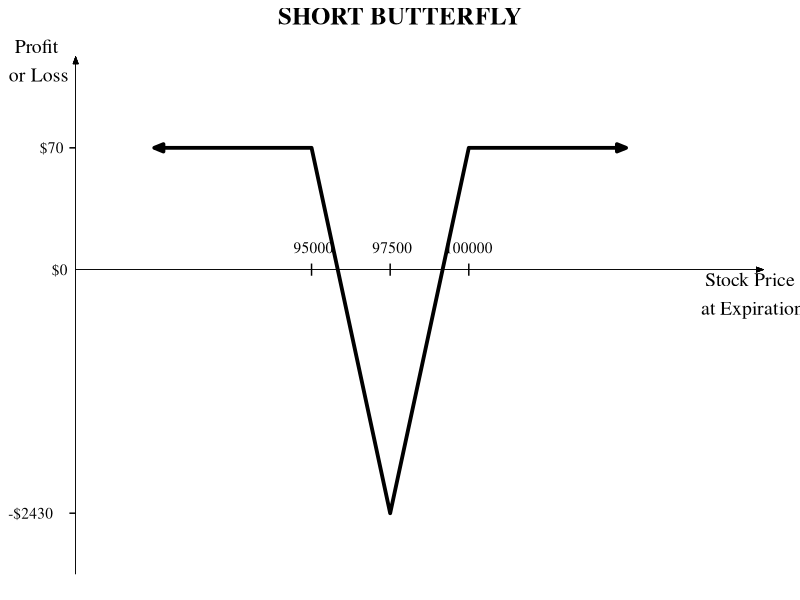
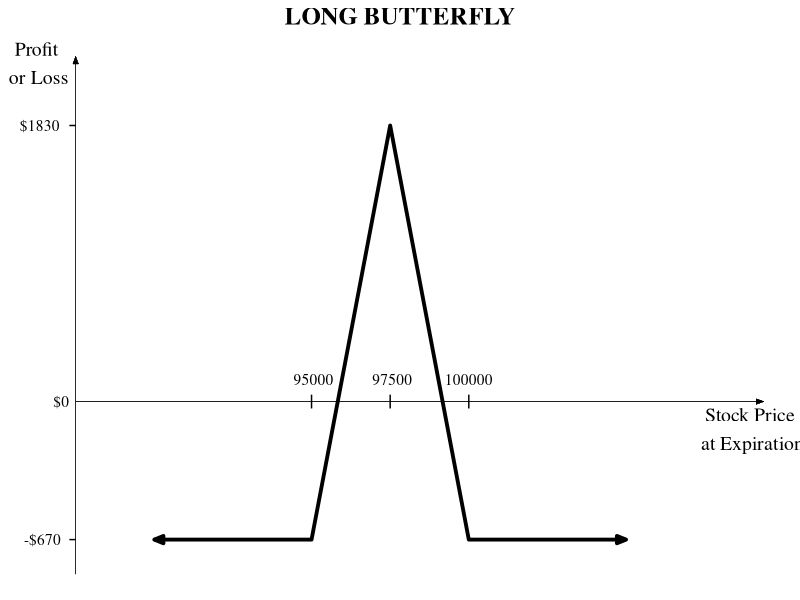
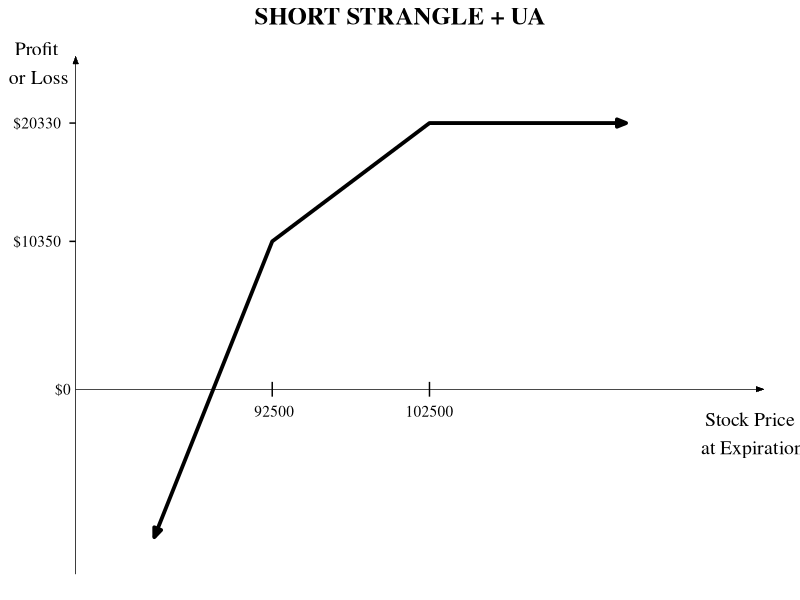
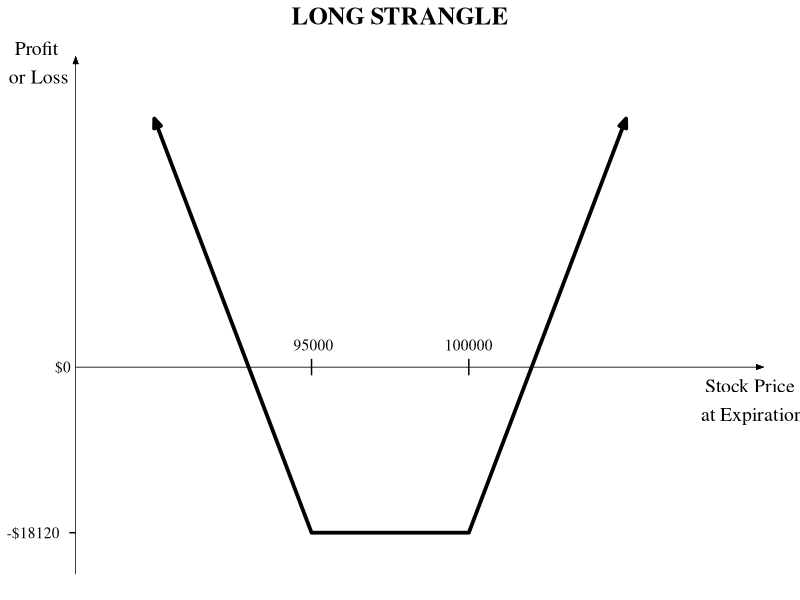
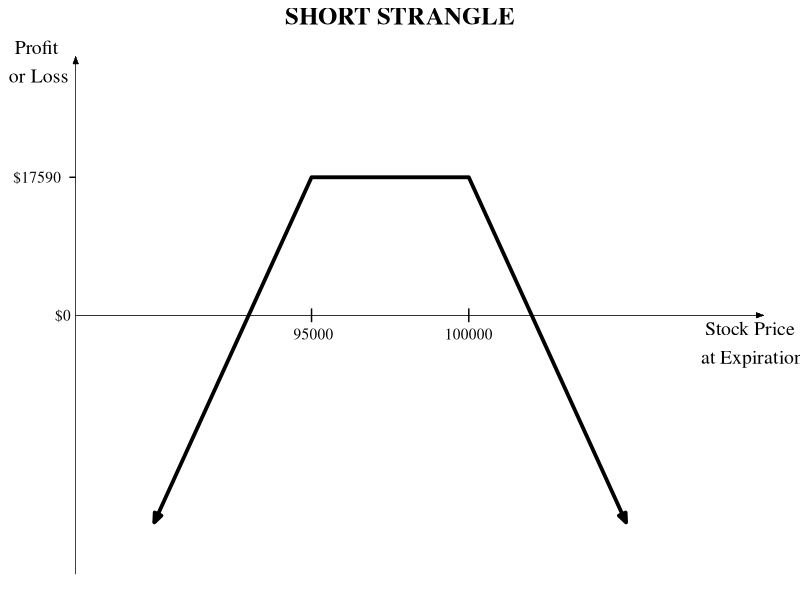
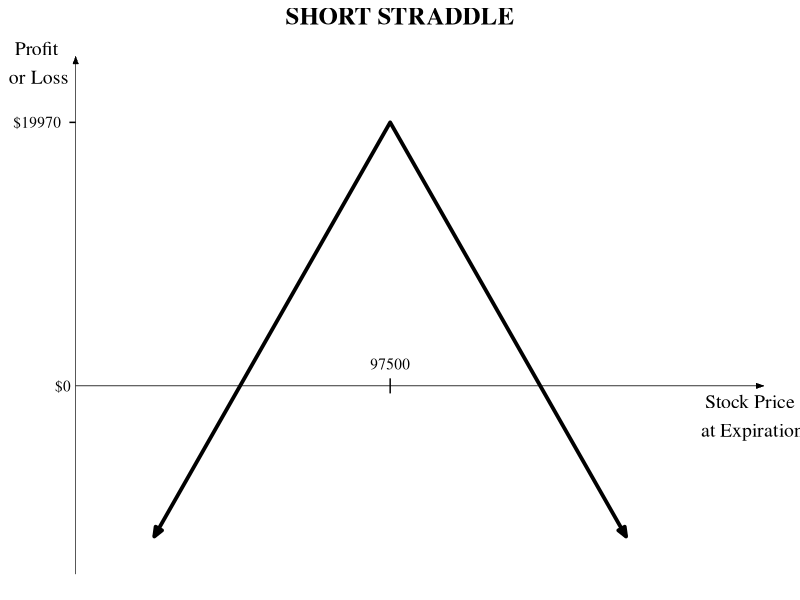
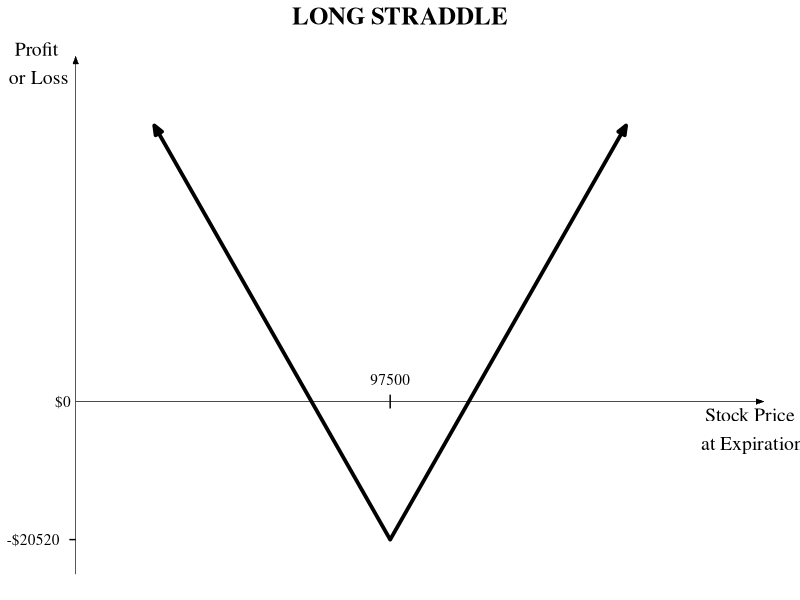
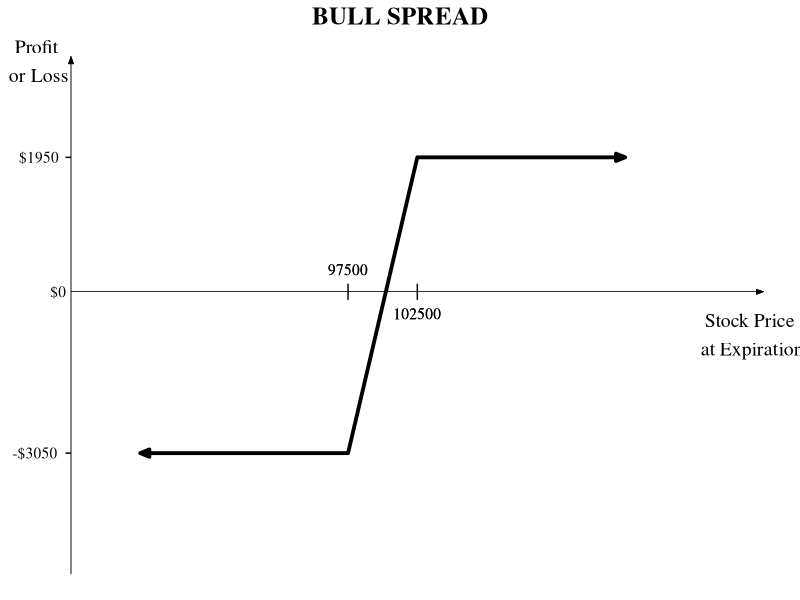

These figures' R source, in order:
## ---- chunk 1
options(width = 70, scipen = 16, digits = 3) 
# опции чанков по умолчанию
knitr::opts_chunk$set(tidy = FALSE, # сохранять форматирование кода
               fig.width = 10, # ширина рисунков по умолчанию
               fig.height = 8)  # высота рисунков по умолчанию
## ---- chunk 2
library(ggplot2)
library(grid)

theme_set(theme_void())

family <- 'Times'

# тема с гридлайном на сером фоне (стандартный бэкграунд)
th <- theme(panel.background = element_rect(fill = "grey90",
                                            colour = "grey90",
                                            size = 0.25,
                                            linetype = "solid"),
            panel.grid.major = element_line(size = 0.25,
                                            linetype = "solid",
                                            colour = "white"), 
            panel.grid.minor = element_line(size = 0.25,
                                            linetype = "solid",
                                            colour = "white")
)

# выравнивание заголовка посередине
plot.title <- element_text(hjust = 0.5, 
                            family = family, 
                            size = 18, 
                            face = "bold")
tick_sz <- 1.0
total_ticks <- 20

arrow_line <- arrow(angle = 22, ends = "both", type = "closed", 
                    length = unit(0.25, "cm"))

arrow_axis <- arrow(angle = 20, type = "closed", 
                    length = unit(0.2, "cm"))

m <- function (x) ifelse(x < 0, "-", "")

title <- "Short Butterfly"

# Исходные данные --------------------------------
x <- c(10, 30, 40, 50, 70)
y <- c(40, 40, -80, 40, 40)

tx <- c(95000, 97500, 100000)
ty <- c(70, 0, -2430)

d <- data.frame(x, y)

axis_end_x <- max(d$x) * 1.25
axis_end_y <- max(d$y) * 1.75
axis_begin_y <- min(d$y) * 1.25

text <- annotate("text", x = axis_end_x - axis_end_x * 0.02, 
                 y = -8, label = "Stock Price\n at Expiration", 
                 size = 5, family = family)

text_y <- annotate("text", x = -5, 
                   y = axis_end_y - axis_end_y * 0.02, 
                   label="Profit\n or Loss", 
                   size = 5, family = family)

tick_frame_y <- data.frame(ticks = c(max(d$y), 0, min(d$y)), zero = 0)

tick_frame_x <- data.frame(ticks = d$x[2:4], zero=0)

lab_frame <- data.frame(lab_y = seq(axis_begin_y, axis_end_y, 
                                    length.out = total_ticks),
                        lab_x = seq(0, axis_end_x, 
                                    length.out = total_ticks),
                        zero = 0)

p <- ggplot(d, aes(x, y)) +
  geom_segment(mapping=aes(x = 0, xend = 0, 
                           y = lab_frame$lab_y[1], 
                           yend = tail(lab_frame$lab_y, 1)),
               size = 0.15, arrow = arrow_axis) + text_y +

  geom_segment(mapping=aes(y = 0, yend = 0, 
                           x = 0, xend = tail(lab_frame$lab_x, 1)),
               size = 0.15, linetype = 1, arrow = arrow_axis) + text +
  
  # x ticks
  geom_segment(data = tick_frame_x, 
               aes(x = ticks, xend = ticks, 
                   y = zero - tick_sz * 2, yend = zero + tick_sz * 2)) +
  # y ticks
  geom_segment(data = subset(tick_frame_y, ticks != 0), 
               aes(x = zero, xend = zero - tick_sz * 0.8, 
                   y = ticks, yend = ticks)) +
  
  geom_text(data=tick_frame_y, aes(x = zero, y = ticks, 
                                   label = paste0(m(ty), "$", abs(ty))), 
            family = family, hjust = 1.5) +
  
  geom_text(data=tick_frame_x, aes(x = ticks, y = zero, 
                                   label = format(tx, 
                                           scientific = FALSE)), 
            family = family, vjust= -1.5) +
  
  geom_line(size = 1.3, arrow = arrow_line) + 
  
  ggtitle(toupper(title)) + theme(plot.title = plot.title)
## ---- chunk 3
p
## ---- chunk 4
x <- c(10, 30, 40, 50, 70)
y <- c(40, 40, -80, 40, 40)
y <- -y

tx <- c(95000, 97500, 100000)
ty <- c(1830, 0, -670)

d <- data.frame(x, y)

axis_end_x <- max(d$x) * 1.25
axis_end_y <- max(d$y) * 1.25
axis_begin_y <- min(d$y) * 1.25

text <- annotate("text", x = axis_end_x - axis_end_x * 0.02, 
                 y = -8, label = "Stock Price\n at Expiration", 
                 size = 5, family = family)

text_y <- annotate("text", x = -5, 
                   y = axis_end_y - axis_end_y * 0.02, 
                   label="Profit\n or Loss", 
                   size = 5, family = family)

title <- "Long Butterfly"

tick_frame_y <- 
  data.frame(ticks = c(max(d$y), 0, min(d$y)), zero=0)

tick_frame_x <- 
  data.frame(ticks = d$x[2:4], zero=0)

lab_frame <- data.frame(lab_y = seq(axis_begin_y, axis_end_y, 
                                    length.out = total_ticks),
                        lab_x = seq(0, axis_end_x, 
                                    length.out = total_ticks),
                        zero = 0)

p <- ggplot(d, aes(x,y)) +
  geom_segment(mapping=aes(x = 0, xend = 0, 
                           y = lab_frame$lab_y[1], 
                           yend = tail(lab_frame$lab_y, 1)),
               size = 0.1, 
               arrow = arrow_axis) + text_y +
  geom_segment(mapping=aes(y = 0, yend = 0, 
                           x = 0, xend = tail(lab_frame$lab_x, 1)),
               size = 0.1, linetype=1, 
               arrow = arrow_axis) + text +
  
  # x ticks
  geom_segment(data = tick_frame_x, 
               aes(x = ticks, xend = ticks, 
                   y = zero - tick_sz * 2, yend = zero + tick_sz * 2)) +
  # y ticks
  geom_segment(data = subset(tick_frame_y, ticks != 0), 
               aes(x = zero, xend = zero - tick_sz * 0.8, 
                   y = ticks, yend = ticks)) +
  
  geom_text(data=tick_frame_y, aes(x = zero, y = ticks, 
                                   label=paste0(m(ty), "$", abs(ty))), 
            family = family, hjust=1.4) +
  
  geom_text(data=tick_frame_x, aes(x = ticks, y = zero, 
                                   label=format(tx, scientific = FALSE)), 
            family = family, vjust = -1.5) +
  
  geom_line(size = 1.3, arrow = arrow_line) + 
  ggtitle(toupper(title)) + theme(plot.title = plot.title)

## ---- chunk 5
p
## ---- chunk 6
x <- c(10, 25, 45, 70)
y <- c(-10, 10, 18, 18)

tx <- c(92500, 102500)
ty <- c(0, 10350, 20330)

d <- data.frame(x, y)

axis_end_x <- max(d$x) * 1.25
axis_end_y <- max(d$y) * 1.25
axis_begin_y <- min(d$y) * 1.25

title <- "Short Strangle + UA"

tick_frame_y <- 
  data.frame(ticks = c(0, d$y[c(2, 3)]), zero = 0)

tick_frame_x <- 
  data.frame(ticks = d$x[c(2, 3)], zero = 0)

lab_frame <- data.frame(lab_y = seq(axis_begin_y, axis_end_y, 
                                    length.out = total_ticks),
                        lab_x = seq(0, axis_end_x, length.out = total_ticks),
                        zero = 0)

text <- annotate("text", x = axis_end_x - axis_end_x * 0.02, y = -3, label = "Stock Price\n at Expiration", size = 5, family = family)

text_y <- annotate("text", x = -5, y=axis_end_y - axis_end_y * 0.02, label="Profit\n or Loss", size = 5, family = family)

p <- ggplot(d, aes(x,y)) +
  geom_segment(mapping=aes(x = 0, xend = 0, 
                           y = lab_frame$lab_y[1], 
                           yend =  tail(lab_frame$lab_y, 1)),
               size = 0.1, arrow = arrow_axis) + text_y +
  
  geom_segment(mapping=aes(y = 0, yend = 0, 
                           x = 0, xend = tail(lab_frame$lab_x, 1)),
               size = 0.1, linetype = 1, arrow = arrow_axis) + text +
  
  # x ticks
  geom_segment(data = tick_frame_x, 
               aes(x = ticks, xend = ticks, 
                   y = zero - tick_sz * 0.5, yend = zero + tick_sz * 0.5)) +
  # y ticks
  geom_segment(data = subset(tick_frame_y, ticks!=0), 
               aes(x = zero, xend = zero - tick_sz * 0.8, 
                   y = ticks, yend = ticks)) +
  
  geom_text(data = tick_frame_y, aes(x = zero, y = ticks, 
                                   label = paste0(m(ty), "$", abs(ty))), 
            family = family, hjust = 1.3) +
  
  geom_text(data = tick_frame_x, aes(x = ticks, y = zero, 
                                   label = format(tx, scientific = FALSE)), 
            family = family, vjust = 2.5) +
  
  geom_line(size = 1.3, arrow = arrow_line) +
  
  ggtitle(toupper(title)) + theme(
  plot.title = element_text(hjust = 0.5, 
                            family = family, 
                            size = 18, 
                            face = "bold"))
## ---- chunk 7
p
## ---- chunk 8
x <- c(10, 30, 50, 70)
y <- c(60, -40, -40, 60)

tx <- c(95000, 100000)
ty <- c(0, -18120)

d <- data.frame(x, y)

axis_end_x <- max(d$x) * 1.25
axis_end_y <- max(abs(d$y)) * 1.25
axis_begin_y <- min(d$y) * 1.25

title <- "Long Strangle"

tick_frame_y <- 
  data.frame(ticks = c(0, min(d$y)), zero = 0)

tick_frame_x <- 
  data.frame(ticks = d$x[c(2,3)], zero = 0)


lab_frame <- data.frame(lab_y = seq(axis_begin_y, axis_end_y, 
                                    length.out = total_ticks),
                        lab_x = seq(0, axis_end_x, length.out = total_ticks),
                        zero = 0)

text <- annotate("text", x = axis_end_x - axis_end_x * 0.02, y = -8, 
                 label = "Stock Price\n at Expiration", size = 5, family = family)

text_y <- annotate("text", x= -5, y=axis_end_y - axis_end_y * 0.02, 
                   label="Profit\n or Loss", size = 5, family = family)

p <- ggplot(d, aes(x,y)) +
  geom_segment(mapping=aes(x = 0, xend = 0, 
                           y = lab_frame$lab_y[1], 
                           yend =  tail(lab_frame$lab_y, 1)),
               size = 0.1, arrow = arrow_axis) + 
  text_y +
  
  geom_segment(mapping=aes(y = 0, yend = 0, 
                           x = 0, xend = tail(lab_frame$lab_x, 1)),
               size = 0.1, linetype=1, arrow = arrow_axis) + text +
  
  # x ticks
  geom_segment(data = tick_frame_x, 
               aes(x = ticks, xend = ticks, 
                   y = zero - tick_sz * 2, yend = zero + tick_sz * 2)) +
  # y ticks
  geom_segment(data = subset(tick_frame_y, ticks!=0), 
               aes(x = zero, xend = zero - tick_sz * 0.8, 
                   y = ticks, yend = ticks)) +
  
  geom_text(data=tick_frame_y, aes(x = zero, y = ticks, 
                                   label=paste0(m(ty), "$", abs(ty))), 
            family = family, hjust = 1.3) +
  
  geom_text(data=tick_frame_x, aes(x = ticks, y = zero, 
                                   label=format(tx, scientific = FALSE)), 
            family = family, vjust = -1.5) +
  
  geom_line(size = 1.3, arrow = arrow_line) +
  
  ggtitle(toupper(title)) + theme(plot.title = plot.title)
## ---- chunk 9
p
## ---- chunk 10
x <- c(10, 30, 50, 70)
y <- c(-60, 40, 40, -60)

tx <- c(95000, 100000)
ty <- c(17590, 0)

d <- data.frame(x, y)

axis_end_x <- max(d$x) * 1.25
axis_end_y <- max(abs(d$y)) * 1.25
axis_begin_y <- min(d$y) * 1.25

title <- "Short Strangle"

tick_frame_y <- 
  data.frame(ticks = c(max(d$y), 0), zero=0)

tick_frame_x <- 
  data.frame(ticks = d$x[c(2,3)], zero=0)

total_ticks <- 20

lab_frame <- data.frame(lab_y = seq(axis_begin_y, axis_end_y, 
                                    length.out = total_ticks),
                        lab_x = seq(0, axis_end_x, length.out = total_ticks),
                        zero = 0)

tick_sz <- 1.0

text <- annotate("text", x = axis_end_x - axis_end_x * 0.02, y = -8, 
                 label = "Stock Price\n at Expiration", size = 5, family = family)

text_y <- annotate("text", x = -5, y=axis_end_y - axis_end_y * 0.02, 
                   label="Profit\n or Loss", size = 5, family = family)

p <- ggplot(d, aes(x,y)) +
  geom_segment(mapping=aes(x = 0, xend = 0, 
                           y = lab_frame$lab_y[1], 
                           yend =  tail(lab_frame$lab_y, 1)),
               size = 0.1, arrow = arrow_axis) + text_y +

  geom_segment(mapping=aes(y = 0, yend = 0, 
                           x = 0, xend = tail(lab_frame$lab_x, 1)),
               size = 0.1, linetype = 1, arrow = arrow_axis) + text +
  
  # x ticks
  geom_segment(data = tick_frame_x, 
               aes(x = ticks, xend = ticks, 
                   y = zero - tick_sz * 2, yend = zero + tick_sz * 2)) +
  # y ticks
  geom_segment(data = subset(tick_frame_y, ticks!=0), 
               aes(x = zero, xend = zero - tick_sz * 0.8, 
                   y = ticks, yend = ticks)) +
  
  geom_text(data=tick_frame_y, aes(x = zero, y = ticks, 
                                   label = paste0(m(ty), "$", abs(ty))), 
            family = family, hjust = 1.3) +
  
  geom_text(data=tick_frame_x, aes(x = ticks, y = zero, 
                                   label = format(tx, 
                                                  scientific = FALSE)), 
            family = family, vjust= 2.2) +
  
  geom_line(size = 1.3, arrow = arrow_line) +
  ggtitle(toupper(title)) + theme(plot.title = plot.title)

## ---- chunk 11
p
## ---- chunk 12
x <- c(10, 40, 70)
y <- c(-40, 70, -40)

tx <- c(97500)
ty <- c(19970, 0)

d <- data.frame(x, y)

axis_end_x <- max(d$x) * 1.25
axis_end_y <- max(abs(d$y)) * 1.25
axis_begin_y <- min(d$y) * 1.25

title <- "Short Straddle"

tick_frame_y <- 
  data.frame(ticks = c(max(d$y), 0), zero=0)

tick_frame_x <- 
  data.frame(ticks = d$x[2], zero=0)

lab_frame <- data.frame(lab_y = seq(axis_begin_y, axis_end_y, 
                                    length.out = total_ticks),
                        lab_x = seq(0, axis_end_x, length.out = total_ticks),
                        zero = 0)

text <- annotate("text", x = axis_end_x - axis_end_x * 0.02, y = -8, 
                 label = "Stock Price\n at Expiration", size = 5, family = family)

text_y <- annotate("text", x = -5, y=axis_end_y - axis_end_y * 0.02, 
                   label="Profit\n or Loss", size = 5, family = family)

p <- ggplot(d, aes(x,y)) +
  geom_segment(mapping=aes(x = 0, xend = 0, 
                           y = lab_frame$lab_y[1], 
                           yend =  tail(lab_frame$lab_y, 1)),
               size = 0.1, arrow = arrow_axis) + 
  text_y +
  
  geom_segment(mapping=aes(y = 0, yend = 0, 
                           x = 0, xend = tail(lab_frame$lab_x, 1)),
               size = 0.1, linetype=1, arrow = arrow_axis) + text +
  
  # x ticks
  geom_segment(data = tick_frame_x, 
               aes(x = ticks, xend = ticks, 
                   y = zero - tick_sz * 2, yend = zero + tick_sz * 2)) +
  # y ticks
  geom_segment(data = subset(tick_frame_y, ticks!=0), 
               aes(x = zero, xend = zero - tick_sz * 0.8, 
                   y = ticks, yend = ticks)) +
  
  geom_text(data=tick_frame_y, aes(x=zero, y=ticks, 
                                   label = paste0(m(ty), "$", abs(ty))), 
            family = family, hjust=1.3) +
  
  geom_text(data=tick_frame_x, aes(x = ticks, y = zero, 
                                   label = format(tx, scientific = FALSE)), 
            family = family, vjust = -1.5) +
  
  geom_line(size = 1.3, arrow = arrow_line) +
 
  ggtitle(toupper(title)) + theme(plot.title = plot.title)
  
## ---- chunk 13
p
## ---- chunk 14
x <- c(10, 40, 70)
y <- c(80, -40, 80)

tx <- c(97500)
ty <- c(0, -20520)

d <- data.frame(x, y)

axis_end_x <- max(d$x) * 1.25
axis_end_y <- max(abs(d$y)) * 1.25
axis_begin_y <- min(d$y) * 1.25

title <- "Long Straddle"

tick_frame_y <- 
  data.frame(ticks = c(0, min(d$y)), zero=0)

tick_frame_x <- 
  data.frame(ticks = d$x[2], zero=0)


lab_frame <- data.frame(lab_y = seq(axis_begin_y, axis_end_y, 
                                    length.out = total_ticks),
                        lab_x = seq(0, axis_end_x, length.out = total_ticks),
                        zero = 0)

text <- annotate("text", x = axis_end_x - axis_end_x * 0.02, y = -8, 
                 label = "Stock Price\n at Expiration", size = 5, family = family)

text_y <- annotate("text", x = -5, y=axis_end_y - axis_end_y * 0.02, 
                   label="Profit\n or Loss", size = 5, family = family)

p <- ggplot(d, aes(x, y)) +
  geom_segment(mapping=aes(x = 0, xend = 0, 
                           y = lab_frame$lab_y[1], 
                           yend =  tail(lab_frame$lab_y, 1)),
                           size = 0.1, arrow = arrow_axis) + 
                           text_y +

  geom_segment(mapping=aes(y = 0, yend = 0, 
                           x = 0, xend = tail(lab_frame$lab_x, 1)),
               size = 0.1, linetype=1, arrow = arrow_axis) + text +
  
  # x ticks
  geom_segment(data = tick_frame_x, 
               aes(x = ticks, xend = ticks, 
                   y = zero - tick_sz * 2, yend = zero + tick_sz * 2)) +
  # y ticks
  geom_segment(data = subset(tick_frame_y, ticks!=0), 
               aes(x = zero, xend = zero - tick_sz * 0.8, 
                   y = ticks, yend = ticks)) +
  
  geom_text(data=tick_frame_y, aes(x = zero, y = ticks, 
                                   label = paste0(m(ty), "$", abs(ty))), 
                                   family = family, hjust = 1.3) +
  
  geom_text(data=tick_frame_x, aes(x = ticks, y = zero, 
                                  label=format(tx, scientific = FALSE)), 
                                  family = family, vjust = -1.5) +
  
  geom_line(size = 1.3, arrow = arrow_line) +
  
  ggtitle(toupper(title)) + theme(plot.title = plot.title)

## ---- chunk 15
p
## ---- chunk 16
x <- c(10, 40, 50, 80)
y <- c(-30, -30, 25, 25)

tx <- c(97500, 102500)
ty <- c(-3050, 0, 1950)

d <- data.frame(x, y)

axis_end_x <- max(d$x) * 1.25
axis_end_y <- max(d$y) * 1.75
axis_begin_y <- min(d$y) * 1.75

title <- "Bull Spread"

tick_frame_y <- 
  data.frame(ticks = c(min(d$y), 0, max(d$y)), zero=0)

tick_frame_x <- 
  data.frame(ticks = d$x[c(2,3)], zero=0)

total_ticks <- 20

lab_frame <- data.frame(lab_y = seq(axis_begin_y, axis_end_y, 
                                    length.out = total_ticks),
                        lab_x = seq(0, axis_end_x, length.out = total_ticks),
                        zero = 0)

text <- annotate("text", x = axis_end_x - axis_end_x * 0.02, y = -8, 
                 label = "Stock Price\n at Expiration", size = 5, family = family)

text_y <- annotate("text", x= -5, y = axis_end_y - axis_end_y * 0.02, 
                   label="Profit\n or Loss", size = 5, family = family)

p <- ggplot(d, aes(x,y)) +
  geom_segment(mapping=aes(x = 0, xend = 0, 
                           y = lab_frame$lab_y[1], 
                           yend =  tail(lab_frame$lab_y, 1)),
               size = 0.1, arrow = arrow_axis) + text_y +

  geom_segment(mapping=aes(y = 0, yend = 0, 
                           x = 0, xend = tail(lab_frame$lab_x, 1)),
               size = 0.1, linetype=1, arrow = arrow_axis) + text +
  
  # x ticks
  geom_segment(data = tick_frame_x, 
               aes(x = ticks, xend = ticks, 
                   y = zero - tick_sz * 1.5, 
                   yend = zero + tick_sz * 1.5)) +
  # y ticks
  geom_segment(data = subset(tick_frame_y, ticks!=0), 
               aes(x = zero, xend = zero - tick_sz * 0.8, 
                   y = ticks, yend = ticks)) +
  
  geom_text(data=tick_frame_y, aes(x = zero, y = ticks, 
                                   label = paste0(m(ty), "$", abs(ty))), 
            family = family, hjust = 1.3) +
  
  geom_text(data=tick_frame_x, aes(x = ticks[1], y = zero, 
                                   label = format(tx[1], 
                                   scientific = FALSE)),
            family = family, vjust = -1.5) +
  
  geom_text(data=tick_frame_x, aes(x=ticks[2], y=zero, 
                                   label=format(tx[2], 
                                   scientific = FALSE)),
            family = family, vjust = 2.5) +
  
  geom_line(size = 1.3, arrow=arrow_line) +
  
  ggtitle(toupper(title)) + theme(plot.title = plot.title)

## ---- chunk 17
p
## ---- chunk 18
x <- c(10, 40, 50, 80)
y <- c(30, 30, -25, -25)

tx <- c(92500, 97500)
ty <- c(-2150, 0, 2850)

d <- data.frame(x, y)

axis_end_x <- max(d$x) * 1.25
axis_end_y <- max(d$y) * 1.75
axis_begin_y <- min(d$y) * 1.75

title <- "Bear Spread"

tick_frame_y <- 
  data.frame(ticks = c(min(d$y), 0, max(d$y)), zero=0)

tick_frame_x <- 
  data.frame(ticks = d$x[c(2,3)], zero=0)

lab_frame <- data.frame(lab_y = seq(axis_begin_y, axis_end_y, 
                                    length.out = total_ticks),
                        lab_x = seq(0, axis_end_x, length.out = total_ticks),
                        zero = 0)

text <- annotate("text", x = axis_end_x - axis_end_x * 0.02, y = -8, 
                 label = "Stock Price\n at Expiration", size = 5, family = family)

text_y <- annotate("text", x= -5, y=axis_end_y - axis_end_y * 0.02, 
                   label="Profit\n or Loss", size = 5, family = family)

p <- ggplot(d, aes(x, y)) +
  geom_segment(mapping=aes(x = 0, xend = 0, 
                           y = lab_frame$lab_y[1], 
                           yend =  tail(lab_frame$lab_y, 1)),
               size = 0.1, arrow = arrow_axis) + text_y +
 
  geom_segment(mapping=aes(y = 0, yend = 0, 
                           x = 0, xend = tail(lab_frame$lab_x, 1)),
               size = 0.1, linetype=1, arrow = arrow_axis) + text +
  
  # x ticks
  geom_segment(data = tick_frame_x, 
               aes(x = ticks, xend = ticks, 
                   y = zero - tick_sz * 1.5, 
                   yend = zero + tick_sz * 1.5)) +
  # y ticks
  geom_segment(data = subset(tick_frame_y, ticks!=0), 
               aes(x = zero, xend = zero - tick_sz * 0.8, 
                   y = ticks, yend = ticks)) +
  
  geom_text(data=tick_frame_y, aes(x = zero, y = ticks, 
                                   label = paste0(m(ty), "$", abs(ty))), 
            family = family, hjust = 1.3) +
  
  geom_text(data=tick_frame_x, aes(x = ticks[1], y = zero, 
                                   label = format(tx[1], 
                                                scientific = FALSE)),
            family = family, vjust = -1.5) +
  
  geom_text(data=tick_frame_x, aes(x = ticks[2], y = zero, 
                                   label = format(tx[2], 
                                                scientific = FALSE)),
            family = family, vjust = 2.5) +
  
  geom_line(size = 1.3, arrow = arrow_line) +
  
  ggtitle(toupper(title)) + theme(plot.title = plot.title)

## ---- chunk 19
p
## ---- chunk 20
x <- c(5, 20, 28)
y <- c(20, -20, 80)

tx <- c(97500)
ty <- c(0, -31520)

d <- data.frame(x, y)

axis_end_x <- max(d$x) * 1.25
axis_end_y <- max(abs(d$y)) * 1.25
axis_begin_y <- min(d$y) * 1.25

title <- "Strap"

tick_frame_y <- 
  data.frame(ticks = c(0, min(d$y)), zero=0)

tick_frame_x <- 
  data.frame(ticks = d$x[2], zero=0)

lab_frame <- data.frame(lab_y = seq(axis_begin_y, axis_end_y, 
                                    length.out = total_ticks),
                        lab_x = seq(0, axis_end_x, length.out = total_ticks),
                        zero = 0)

text <- annotate("text", x = axis_end_x - axis_end_x * 0.02, y = -8, 
                 label = "Stock Price\n at Expiration", size = 5, family = family)

text_y <- annotate("text", x = -2, y=axis_end_y - axis_end_y * 0.02, 
                   label="Profit\n or Loss", size = 5, family = family)

p <- ggplot(d, aes(x, y)) +
  geom_segment(mapping=aes(x = 0, xend = 0, 
                           y = lab_frame$lab_y[1], 
                           yend = tail(lab_frame$lab_y, 1)),
               size = 0.1, arrow = arrow_axis) + text_y +
  
  geom_segment(mapping=aes(y = 0, yend = 0, 
                           x = 0, xend = tail(lab_frame$lab_x, 1)),
               size = 0.1, linetype = 1, arrow = arrow_axis) + text +
  
  # x ticks
  geom_segment(data = tick_frame_x, 
               aes(x = ticks, xend = ticks, 
                   y = zero - tick_sz * 2, yend = zero + tick_sz * 2)) +
  # y ticks
  geom_segment(data = subset(tick_frame_y, ticks != 0), 
               aes(x = zero, xend = zero - tick_sz * 0.3, 
                   y = ticks, yend = ticks)) +
  
  geom_text(data=tick_frame_y, aes(x = zero, y = ticks, 
                                   label = paste0(m(ty), "$", abs(ty))), 
            family = family, hjust = 1.3) +
  
  geom_text(data=tick_frame_x, aes(x = ticks, y = zero, 
                                   label = format(tx, scientific = FALSE)), 
            family = family, vjust = -1.5) +
  
  geom_line(size = 1.3, arrow = arrow_line) +
  
  ggtitle(toupper(title)) + theme(plot.title = plot.title)

## ---- chunk 21
p
## ---- chunk 22
x <- c(5, 15, 30)
y <- c(80, -20, 40)

tx <- c(97500)
ty <- c(0, -30040)

d <- data.frame(x, y)

axis_end_x <- max(d$x) * 1.25
axis_end_y <- max(abs(d$y)) * 1.25
axis_begin_y <- min(d$y) * 1.25

title <- "Strip"

tick_frame_y <- 
  data.frame(ticks = c(0, min(d$y)), zero=0)

tick_frame_x <- 
  data.frame(ticks = d$x[2], zero=0)

lab_frame <- data.frame(lab_y = seq(axis_begin_y, axis_end_y, 
                                    length.out = total_ticks),
                        lab_x = seq(0, axis_end_x, length.out = total_ticks),
                        zero = 0)

text <- annotate("text", x = axis_end_x - axis_end_x * 0.02, y = -8, 
                 label = "Stock Price\n at Expiration", size = 5, family = family)

text_y <- annotate("text", x = -2, y=axis_end_y - axis_end_y * 0.02, 
                   label="Profit\n or Loss", size = 5, family = family)

p <- ggplot(d, aes(x,y)) +
  geom_segment(mapping=aes(x = 0, xend = 0, 
                           y = lab_frame$lab_y[1], 
                           yend =  tail(lab_frame$lab_y, 1)),
               size = 0.1, arrow = arrow_axis) + text_y +
  
  geom_segment(mapping=aes(y = 0, yend = 0, 
                           x = 0, xend = tail(lab_frame$lab_x, 1)),
               size = 0.1, linetype = 1, arrow = arrow_axis) + text +
  
  # x ticks
  geom_segment(data = tick_frame_x, 
               aes(x = ticks, xend = ticks, 
                   y = zero - tick_sz * 2, yend = zero + tick_sz * 2)) +
  # y ticks
  geom_segment(data = subset(tick_frame_y, ticks != 0), 
               aes(x = zero, xend = zero - tick_sz * 0.4, 
                   y = ticks, yend = ticks)) +
  
  geom_text(data=tick_frame_y, aes(x = zero, y = ticks, 
                                   label = paste0(m(ty), "$", abs(ty))), 
            family = family, hjust = 1.3) +
  
  geom_text(data=tick_frame_x, aes(x = ticks, y = zero, 
                                   label = format(tx, scientific = FALSE)), 
            family = family, vjust = -1.5) +
  
  geom_line(size = 1.3, arrow = arrow_line) +
  
  ggtitle(toupper(title)) + theme(plot.title = plot.title)

## ---- chunk 23
p
## ---- chunk 24
x <- c(10, 40, 70)
y <- c(-60, 30, 30)

tx <- c(102500)
ty <- c(12980, 0)

d <- data.frame(x, y)

axis_end_x <- max(d$x) * 1.25
axis_end_y <- max(abs(d$y)) * 1.25
axis_begin_y <- min(d$y) * 1.25

title <- "Covered Call"

tick_frame_y <- 
  data.frame(ticks = c(max(d$y), 0), zero=0)

tick_frame_x <- 
  data.frame(ticks = d$x[2], zero=0)

lab_frame <- data.frame(lab_y = seq(axis_begin_y, axis_end_y, 
                                    length.out = total_ticks),
                        lab_x = seq(0, axis_end_x, length.out = total_ticks),
                        zero = 0)

text <- annotate("text", x = axis_end_x - axis_end_x * 0.02, y = -8, 
                 label = "Stock Price\n at Expiration", size = 5, family = family)

text_y <- annotate("text", x = -5, y=axis_end_y - axis_end_y * 0.02, 
                   label="Profit\n or Loss", size = 5, family = family)

p <- ggplot(d, aes(x,y)) +
  geom_segment(mapping=aes(x = 0, xend = 0, 
                           y = lab_frame$lab_y[1], 
                           yend =  tail(lab_frame$lab_y, 1)),
               size = 0.1, arrow = arrow_axis) + text_y +
  
  geom_segment(mapping=aes(y = 0, yend = 0, 
                           x = 0, xend = tail(lab_frame$lab_x, 1)),
               size = 0.1, linetype=1, arrow = arrow_axis) + text +
  
  # x ticks
  geom_segment(data = tick_frame_x, 
               aes(x = ticks, xend = ticks, 
                   y = zero - tick_sz * 2, yend = zero + tick_sz * 2)) +
  # y ticks
  geom_segment(data = subset(tick_frame_y, ticks!=0), 
               aes(x = zero, xend = zero - tick_sz * 0.8, 
                   y = ticks, yend = ticks)) +
  
  geom_text(data=tick_frame_y, aes(x = zero, y = ticks, 
                                   label = paste0(m(ty), "$", abs(ty))), 
            family = family, hjust = 1.3) +
  
  geom_text(data=tick_frame_x, aes(x = ticks, y = zero, 
                                   label = format(tx, scientific = FALSE)), 
            family = family, vjust = -1.5) +
  
  geom_line(size = 1.3, arrow = arrow_line) +
  
  ggtitle(toupper(title)) + theme(plot.title = plot.title)

## ---- chunk 25
p
## ---- chunk 26
x <- c(10, 40, 70)
y <- c(-30, -30, 60)

tx <- c(92500)
ty <- c(0, -12590)

d <- data.frame(x, y)

axis_end_x <- max(d$x) * 1.25
axis_end_y <- max(abs(d$y)) * 1.25
axis_begin_y <- min(d$y) * 1.25

title <- "Protective Put"

tick_frame_y <- 
  data.frame(ticks = c(0, min(d$y)), zero=0)

tick_frame_x <- 
  data.frame(ticks = d$x[2], zero=0)

lab_frame <- data.frame(lab_y = seq(axis_begin_y, axis_end_y, 
                                    length.out = total_ticks),
                        lab_x = seq(0, axis_end_x, length.out = total_ticks),
                        zero = 0)

text <- annotate("text", x = axis_end_x - axis_end_x * 0.02, y = -8, 
                 label = "Stock Price\n at Expiration", size = 5, family = family)

text_y <- annotate("text", x = -5, y = axis_end_y - axis_end_y * 0.02, 
                   label="Profit\n or Loss", size = 5, family = family)

p <- ggplot(d, aes(x,y)) +
  geom_segment(mapping=aes(x = 0, xend = 0, 
                           y = lab_frame$lab_y[1], 
                           yend =  tail(lab_frame$lab_y, 1)),
               size = 0.1, arrow = arrow_axis) + 
  text_y +
  
  geom_segment(mapping=aes(y = 0, yend = 0, 
                           x = 0, xend = tail(lab_frame$lab_x, 1)),
               size = 0.1, linetype=1, arrow = arrow_axis) + text +
  
  # x ticks
  geom_segment(data = tick_frame_x, 
               aes(x = ticks, xend = ticks, 
                   y = zero - tick_sz * 1.8, yend = zero + tick_sz * 1.8)) +
  # y ticks
  geom_segment(data = subset(tick_frame_y, ticks != 0), 
               aes(x = zero, xend = zero - tick_sz * 0.8, 
                   y = ticks, yend = ticks)) +
  
  geom_text(data=tick_frame_y, aes(x = zero, y = ticks, 
                                   label = paste0(m(ty), "$", abs(ty))), 
            family = family, hjust = 1.3) +
  
  geom_text(data=tick_frame_x, aes(x = ticks, y = zero, 
                                   label = format(tx, scientific = FALSE)), 
            family = family, vjust = -1.5) +
  
  geom_line(size = 1.3, arrow = arrow_line) +
  
  ggtitle(toupper(title)) + theme(plot.title = plot.title)

## ---- chunk 27
p
## ---- chunk 28
x <- c(10, 20, 30, 50, 60, 70)
y <- c(-30, -30, 50, 50, -30, -30)

tx <- c(92500, 95000, 100000, 102500)
ty <- c(1670, 0, -830)

d <- data.frame(x, y)

axis_end_x <- max(d$x) * 1.25
axis_end_y <- max(abs(d$y)) * 1.25
axis_begin_y <- min(d$y) * 1.25

title <- "Iron Condor"

tick_frame_y <- 
  data.frame(ticks = c(max(d$y), 0, min(d$y)), zero = 0)

tick_frame_x <- 
  data.frame(ticks = d$x[c(2:5)], zero = 0)

lab_frame <- data.frame(lab_y = seq(axis_begin_y, axis_end_y, 
                                    length.out = total_ticks),
                        lab_x = seq(0, axis_end_x, length.out = total_ticks),
                        zero = 0)

text <- annotate("text", x = axis_end_x - axis_end_x * 0.02, y = -8, 
                 label = "Stock Price\n at Expiration", size = 5, family = family)

text_y <- annotate("text", x= -5, y=axis_end_y - axis_end_y * 0.02, 
                   label="Profit\n or Loss", size = 5, family = family)

p <- ggplot(d, aes(x, y)) +
  geom_segment(mapping=aes(x = 0, xend = 0, 
                           y = lab_frame$lab_y[1], 
                           yend =  tail(lab_frame$lab_y, 1)),
               size = 0.1, arrow = arrow_axis) + text_y +

  geom_segment(mapping=aes(y = 0, yend = 0, 
                           x = 0, xend = tail(lab_frame$lab_x, 1)),
               size = 0.1, linetype = 1, arrow = arrow_axis) + text +
  
  # x ticks
  geom_segment(data = tick_frame_x, 
               aes(x = ticks, xend = ticks, 
                   y = zero - tick_sz * 1.5, yend = zero + tick_sz * 1.5)) +
  # y ticks
  geom_segment(data = subset(tick_frame_y, ticks!=0), 
               aes(x = zero, xend = zero - tick_sz * 0.8, 
                   y = ticks, yend = ticks)) +
  
  geom_text(data=tick_frame_y, aes(x = zero, y = ticks, 
                                   label = paste0(m(ty), "$", abs(ty))), 
            family = family, hjust = 1.5) +
  
  geom_text(data = tick_frame_x[c(1, 4), ], aes(x = ticks, y = zero, 
                                   label = format(tx[c(1, 4)], 
                                                  scientific = FALSE)),
            family = family, vjust= -1.5) +
  
  geom_text(data=tick_frame_x[c(2, 3), ], aes(x = ticks, y = zero, 
                                   label=format(tx[c(2, 3)], 
                                                scientific = FALSE)),
            family = family, vjust= 2.5) +
  
  geom_line(size = 1.3, arrow=arrow_line) +
  
  ggtitle(toupper(title)) + theme(plot.title = plot.title)

## ---- chunk 29
p
